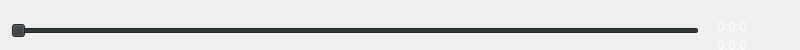
   <widget class="QGroupBox" name="procGroupBox">
    <property name="geometry">
     <rect>
      <x>0</x>
      <y>500</y>
      <width>800</width>
      <height>50</height>
     </rect>
    </property>
    <property name="sizePolicy">
     <sizepolicy hsizetype="Expanding" vsizetype="Expanding">
      <horstretch>0</horstretch>
      <verstretch>0</verstretch>
     </sizepolicy>
    </property>
    <property name="minimumSize">
     <size>
      <width>0</width>
      <height>50</height>
     </size>
    </property>
    <property name="maximumSize">
     <size>
      <width>16777215</width>
      <height>50</height>
     </size>
    </property>
    <property name="font">
     <font>
      <family>.PingFang SC0</family>
     </font>
    </property>
    <property name="mouseTracking">
     <bool>true</bool>
    </property>
    <property name="styleSheet">
     <string notr="true">QGroupBox{border:none;}</string>
    </property>
    <property name="title">
     <string/>
    </property>
    <layout class="QHBoxLayout" name="horizontalLayout">
     <property name="rightMargin">
      <number>0</number>
     </property>
     <property name="bottomMargin">
      <number>0</number>
     </property>
     <item>
      <widget class="CSlider" name="posSlider">
       <property name="palette">
        <palette>
         <active>
          <colorrole role="WindowText">
           <brush brushstyle="SolidPattern">
            <color alpha="255">
             <red>243</red>
             <green>243</green>
             <blue>243</blue>
            </color>
           </brush>
          </colorrole>
          <colorrole role="Button">
           <brush brushstyle="SolidPattern">
            <color alpha="255">
             <red>46</red>
             <green>52</green>
             <blue>54</blue>
            </color>
           </brush>
          </colorrole>
          <colorrole role="Light">
           <brush brushstyle="SolidPattern">
            <color alpha="255">
             <red>255</red>
             <green>255</green>
             <blue>255</blue>
            </color>
           </brush>
          </colorrole>
          <colorrole role="Text">
           <brush brushstyle="SolidPattern">
            <color alpha="255">
             <red>243</red>
             <green>243</green>
             <blue>243</blue>
            </color>
           </brush>
          </colorrole>
          <colorrole role="ButtonText">
           <brush brushstyle="SolidPattern">
            <color alpha="255">
             <red>243</red>
             <green>243</green>
             <blue>243</blue>
            </color>
           </brush>
          </colorrole>
          <colorrole role="Base">
           <brush brushstyle="SolidPattern">
            <color alpha="255">
             <red>46</red>
             <green>52</green>
             <blue>54</blue>
            </color>
           </brush>
          </colorrole>
          <colorrole role="Window">
           <brush brushstyle="SolidPattern">
            <color alpha="255">
             <red>46</red>
             <green>52</green>
             <blue>54</blue>
            </color>
           </brush>
          </colorrole>
          <colorrole role="PlaceholderText">
           <brush brushstyle="SolidPattern">
            <color alpha="128">
             <red>243</red>
             <green>243</green>
             <blue>243</blue>
            </color>
           </brush>
          </colorrole>
         </active>
         <inactive>
          <colorrole role="WindowText">
           <brush brushstyle="SolidPattern">
            <color alpha="255">
             <red>243</red>
             <green>243</green>
             <blue>243</blue>
            </color>
           </brush>
          </colorrole>
          <colorrole role="Button">
           <brush brushstyle="SolidPattern">
            <color alpha="255">
             <red>46</red>
             <green>52</green>
             <blue>54</blue>
            </color>
           </brush>
          </colorrole>
          <colorrole role="Light">
           <brush brushstyle="SolidPattern">
            <color alpha="255">
             <red>255</red>
             <green>255</green>
             <blue>255</blue>
            </color>
           </brush>
          </colorrole>
          <colorrole role="Text">
           <brush brushstyle="SolidPattern">
            <color alpha="255">
             <red>243</red>
             <green>243</green>
             <blue>243</blue>
            </color>
           </brush>
          </colorrole>
          <colorrole role="ButtonText">
           <brush brushstyle="SolidPattern">
            <color alpha="255">
             <red>243</red>
             <green>243</green>
             <blue>243</blue>
            </color>
           </brush>
          </colorrole>
          <colorrole role="Base">
           <brush brushstyle="SolidPattern">
            <color alpha="255">
             <red>46</red>
             <green>52</green>
             <blue>54</blue>
            </color>
           </brush>
          </colorrole>
          <colorrole role="Window">
           <brush brushstyle="SolidPattern">
            <color alpha="255">
             <red>46</red>
             <green>52</green>
             <blue>54</blue>
            </color>
           </brush>
          </colorrole>
          <colorrole role="PlaceholderText">
           <brush brushstyle="SolidPattern">
            <color alpha="128">
             <red>243</red>
             <green>243</green>
             <blue>243</blue>
            </color>
           </brush>
          </colorrole>
         </inactive>
         <disabled>
          <colorrole role="WindowText">
           <brush brushstyle="SolidPattern">
            <color alpha="255">
             <red>190</red>
             <green>190</green>
             <blue>190</blue>
            </color>
           </brush>
          </colorrole>
          <colorrole role="Button">
           <brush brushstyle="SolidPattern">
            <color alpha="255">
             <red>46</red>
             <green>52</green>
             <blue>54</blue>
            </color>
           </brush>
          </colorrole>
          <colorrole role="Light">
           <brush brushstyle="SolidPattern">
            <color alpha="255">
             <red>255</red>
             <green>255</green>
             <blue>255</blue>
            </color>
           </brush>
          </colorrole>
          <colorrole role="Text">
           <brush brushstyle="SolidPattern">
            <color alpha="255">
             <red>190</red>
             <green>190</green>
             <blue>190</blue>
            </color>
           </brush>
          </colorrole>
          <colorrole role="ButtonText">
           <brush brushstyle="SolidPattern">
            <color alpha="255">
             <red>190</red>
             <green>190</green>
             <blue>190</blue>
            </color>
           </brush>
          </colorrole>
          <colorrole role="Base">
           <brush brushstyle="SolidPattern">
            <color alpha="255">
             <red>46</red>
             <green>52</green>
             <blue>54</blue>
            </color>
           </brush>
          </colorrole>
          <colorrole role="Window">
           <brush brushstyle="SolidPattern">
            <color alpha="255">
             <red>46</red>
             <green>52</green>
             <blue>54</blue>
            </color>
           </brush>
          </colorrole>
          <colorrole role="PlaceholderText">
           <brush brushstyle="SolidPattern">
            <color alpha="128">
             <red>0</red>
             <green>0</green>
             <blue>0</blue>
            </color>
           </brush>
          </colorrole>
         </disabled>
        </palette>
       </property>
       <property name="focusPolicy">
        <enum>Qt::NoFocus</enum>
       </property>
       <property name="styleSheet">
        <string notr="true"/>
       </property>
       <property name="maximum">
        <number>0</number>
       </property>
       <property name="orientation">
        <enum>Qt::Horizontal</enum>
       </property>
      </widget>
     </item>
     <item>
      <widget class="QGroupBox" name="timeGroupBox">
       <property name="minimumSize">
        <size>
         <width>95</width>
         <height>50</height>
        </size>
       </property>
       <property name="maximumSize">
        <size>
         <width>95</width>
         <height>50</height>
        </size>
       </property>
       <property name="styleSheet">
        <string notr="true">QGroupBox{border:none}</string>
       </property>
       <property name="title">
        <string/>
       </property>
       <layout class="QVBoxLayout" name="verticalLayout">
        <item>
         <widget class="QLabel" name="currentTimeLabel">
          <property name="minimumSize">
           <size>
            <width>95</width>
            <height>0</height>
           </size>
          </property>
          <property name="maximumSize">
           <size>
            <width>95</width>
            <height>16777215</height>
           </size>
          </property>
          <property name="palette">
           <palette>
            <active>
             <colorrole role="WindowText">
              <brush brushstyle="SolidPattern">
               <color alpha="255">
                <red>255</red>
                <green>255</green>
                <blue>255</blue>
               </color>
              </brush>
             </colorrole>
             <colorrole role="Text">
              <brush brushstyle="SolidPattern">
               <color alpha="255">
                <red>255</red>
                <green>255</green>
                <blue>255</blue>
               </color>
              </brush>
             </colorrole>
             <colorrole role="ButtonText">
              <brush brushstyle="SolidPattern">
               <color alpha="255">
                <red>255</red>
                <green>255</green>
                <blue>255</blue>
               </color>
              </brush>
             </colorrole>
             <colorrole role="PlaceholderText">
              <brush brushstyle="NoBrush">
               <color alpha="128">
                <red>255</red>
                <green>255</green>
                <blue>255</blue>
               </color>
              </brush>
             </colorrole>
            </active>
            <inactive>
             <colorrole role="WindowText">
              <brush brushstyle="SolidPattern">
               <color alpha="255">
                <red>255</red>
                <green>255</green>
                <blue>255</blue>
               </color>
              </brush>
             </colorrole>
             <colorrole role="Text">
              <brush brushstyle="SolidPattern">
               <color alpha="255">
                <red>255</red>
                <green>255</green>
                <blue>255</blue>
               </color>
              </brush>
             </colorrole>
             <colorrole role="ButtonText">
              <brush brushstyle="SolidPattern">
               <color alpha="255">
                <red>255</red>
                <green>255</green>
                <blue>255</blue>
               </color>
              </brush>
             </colorrole>
             <colorrole role="PlaceholderText">
              <brush brushstyle="NoBrush">
               <color alpha="128">
                <red>255</red>
                <green>255</green>
                <blue>255</blue>
               </color>
              </brush>
             </colorrole>
            </inactive>
            <disabled>
             <colorrole role="WindowText">
              <brush brushstyle="SolidPattern">
               <color alpha="255">
                <red>255</red>
                <green>255</green>
                <blue>255</blue>
               </color>
              </brush>
             </colorrole>
             <colorrole role="Text">
              <brush brushstyle="SolidPattern">
               <color alpha="255">
                <red>255</red>
                <green>255</green>
                <blue>255</blue>
               </color>
              </brush>
             </colorrole>
             <colorrole role="ButtonText">
              <brush brushstyle="SolidPattern">
               <color alpha="255">
                <red>255</red>
                <green>255</green>
                <blue>255</blue>
               </color>
              </brush>
             </colorrole>
             <colorrole role="PlaceholderText">
              <brush brushstyle="NoBrush">
               <color alpha="128">
                <red>255</red>
                <green>255</green>
                <blue>255</blue>
               </color>
              </brush>
             </colorrole>
            </disabled>
           </palette>
          </property>
          <property name="font">
           <font>
            <family>Microsoft YaHei UI</family>
            <pointsize>10</pointsize>
           </font>
          </property>
          <property name="styleSheet">
           <string notr="true">color: rgb(255, 255, 255);</string>
          </property>
          <property name="text">
           <string> 0:0:0</string>
          </property>
         </widget>
        </item>
        <item>
         <widget class="QLabel" name="endTimeLabel">
          <property name="enabled">
           <bool>true</bool>
          </property>
          <property name="sizePolicy">
           <sizepolicy hsizetype="Preferred" vsizetype="Fixed">
            <horstretch>0</horstretch>
            <verstretch>0</verstretch>
           </sizepolicy>
          </property>
          <property name="minimumSize">
           <size>
            <width>95</width>
            <height>0</height>
           </size>
          </property>
          <property name="maximumSize">
           <size>
            <width>95</width>
            <height>16777215</height>
           </size>
          </property>
          <property name="palette">
           <palette>
            <active>
             <colorrole role="WindowText">
              <brush brushstyle="SolidPattern">
               <color alpha="255">
                <red>255</red>
                <green>255</green>
                <blue>255</blue>
               </color>
              </brush>
             </colorrole>
             <colorrole role="Text">
              <brush brushstyle="SolidPattern">
               <color alpha="255">
                <red>255</red>
                <green>255</green>
                <blue>255</blue>
               </color>
              </brush>
             </colorrole>
             <colorrole role="ButtonText">
              <brush brushstyle="SolidPattern">
               <color alpha="255">
                <red>255</red>
                <green>255</green>
                <blue>255</blue>
               </color>
              </brush>
             </colorrole>
             <colorrole role="PlaceholderText">
              <brush brushstyle="NoBrush">
               <color alpha="128">
                <red>255</red>
                <green>255</green>
                <blue>255</blue>
               </color>
              </brush>
             </colorrole>
            </active>
            <inactive>
             <colorrole role="WindowText">
              <brush brushstyle="SolidPattern">
               <color alpha="255">
                <red>255</red>
                <green>255</green>
                <blue>255</blue>
               </color>
              </brush>
             </colorrole>
             <colorrole role="Text">
              <brush brushstyle="SolidPattern">
               <color alpha="255">
                <red>255</red>
                <green>255</green>
                <blue>255</blue>
               </color>
              </brush>
             </colorrole>
             <colorrole role="ButtonText">
              <brush brushstyle="SolidPattern">
               <color alpha="255">
                <red>255</red>
                <green>255</green>
                <blue>255</blue>
               </color>
              </brush>
             </colorrole>
             <colorrole role="PlaceholderText">
              <brush brushstyle="NoBrush">
               <color alpha="128">
                <red>255</red>
                <green>255</green>
                <blue>255</blue>
               </color>
              </brush>
             </colorrole>
            </inactive>
            <disabled>
             <colorrole role="WindowText">
              <brush brushstyle="SolidPattern">
               <color alpha="255">
                <red>255</red>
                <green>255</green>
                <blue>255</blue>
               </color>
              </brush>
             </colorrole>
             <colorrole role="Text">
              <brush brushstyle="SolidPattern">
               <color alpha="255">
                <red>255</red>
                <green>255</green>
                <blue>255</blue>
               </color>
              </brush>
             </colorrole>
             <colorrole role="ButtonText">
              <brush brushstyle="SolidPattern">
               <color alpha="255">
                <red>255</red>
                <green>255</green>
                <blue>255</blue>
               </color>
              </brush>
             </colorrole>
             <colorrole role="PlaceholderText">
              <brush brushstyle="NoBrush">
               <color alpha="128">
                <red>255</red>
                <green>255</green>
                <blue>255</blue>
               </color>
              </brush>
             </colorrole>
            </disabled>
           </palette>
          </property>
          <property name="font">
           <font>
            <family>Microsoft YaHei UI</family>
            <pointsize>10</pointsize>
           </font>
          </property>
          <property name="styleSheet">
           <string notr="true">color: rgb(255, 255, 255);</string>
          </property>
          <property name="text">
           <string> 0:0:0</string>
          </property>
         </widget>
        </item>
       </layout>
      </widget>
     </item>
    </layout>
   </widget>
